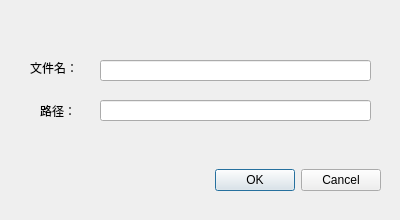
<?xml version="1.0" encoding="UTF-8"?>
<ui version="4.0">
 <class>Dialog_1</class>
 <widget class="QDialog" name="Dialog_1">
  <property name="geometry">
   <rect>
    <x>0</x>
    <y>0</y>
    <width>400</width>
    <height>220</height>
   </rect>
  </property>
  <property name="windowTitle">
   <string>Dialog</string>
  </property>
  <widget class="QDialogButtonBox" name="buttonBox">
   <property name="geometry">
    <rect>
     <x>40</x>
     <y>160</y>
     <width>341</width>
     <height>41</height>
    </rect>
   </property>
   <property name="orientation">
    <enum>Qt::Horizontal</enum>
   </property>
   <property name="standardButtons">
    <set>QDialogButtonBox::Cancel|QDialogButtonBox::Ok</set>
   </property>
  </widget>
  <widget class="QLineEdit" name="lineEdit_filename">
   <property name="geometry">
    <rect>
     <x>100</x>
     <y>60</y>
     <width>271</width>
     <height>21</height>
    </rect>
   </property>
  </widget>
  <widget class="QLineEdit" name="lineEdit_path">
   <property name="geometry">
    <rect>
     <x>100</x>
     <y>100</y>
     <width>271</width>
     <height>21</height>
    </rect>
   </property>
  </widget>
  <widget class="QLabel" name="label">
   <property name="geometry">
    <rect>
     <x>30</x>
     <y>60</y>
     <width>61</width>
     <height>16</height>
    </rect>
   </property>
   <property name="text">
    <string>文件名：</string>
   </property>
  </widget>
  <widget class="QLabel" name="label_2">
   <property name="geometry">
    <rect>
     <x>40</x>
     <y>100</y>
     <width>41</width>
     <height>21</height>
    </rect>
   </property>
   <property name="text">
    <string>路径：</string>
   </property>
  </widget>
 </widget>
 <resources/>
 <connections>
  <connection>
   <sender>buttonBox</sender>
   <signal>accepted()</signal>
   <receiver>Dialog_1</receiver>
   <slot>accept()</slot>
   <hints>
    <hint type="sourcelabel">
     <x>248</x>
     <y>254</y>
    </hint>
    <hint type="destinationlabel">
     <x>157</x>
     <y>274</y>
    </hint>
   </hints>
  </connection>
  <connection>
   <sender>buttonBox</sender>
   <signal>rejected()</signal>
   <receiver>Dialog_1</receiver>
   <slot>reject()</slot>
   <hints>
    <hint type="sourcelabel">
     <x>316</x>
     <y>260</y>
    </hint>
    <hint type="destinationlabel">
     <x>286</x>
     <y>274</y>
    </hint>
   </hints>
  </connection>
 </connections>
</ui>
